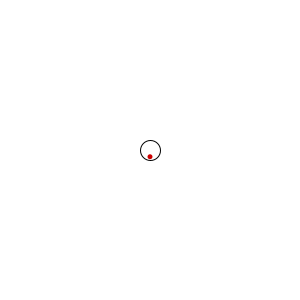
Frame 1 (no input)
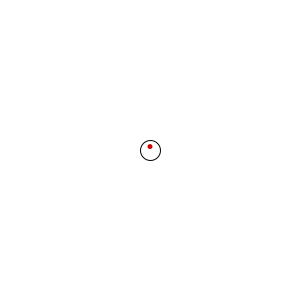
Frame 60 (the mouse pressed at the canvas centre just before this capture)
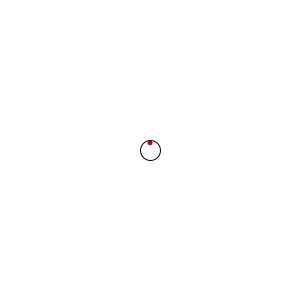
Frame 120 (the mouse held since frame 60 and released just before this capture)

The Processing sketch that drew these frames (run headless with seeded random() and noise(); from frame 60 on, the mouse is pressed at the canvas centre):

// Processing sketch: happy_ball
// ── happy_ball.pde
/**

Pelota Feliz
Herbert Spencer - 2008
Esta pelota sigue al círculo y cuando llega, se pone feliz
*/


float pelotaX, pelotaY; // las coordenadas de la pelota
float difX, difY; // la diferencia con el círculo
float ROCE = .025; // lo que le cuesta avanzar
boolean feliz = false; // no es feliz, por ahora

void setup(){
  size(300, 300);
  // supongamos que la pelota está en la mitad
  // nótese que puedo inicializar los valores del mouse también
  pelotaX = mouseX = width/2;
  pelotaY = mouseY = height/2;
  // frameRate(2);
  noCursor(); // sin cursor
  //smooth(); 
}

void draw(){
  
  background(255);

  // calcule la diferencia entre el mouse y la pelota en 2 dimensiones
  difX = mouseX - pelotaX;
  difY = mouseY - pelotaY;
  
  // defina la posición de la pelota añadiéndole roce
  // pelotaX = pelotaX + (difX * ROCE);
  pelotaX += difX * ROCE;
  pelotaY += difY * ROCE;
  
  // dibuje la pelota (función propia)
  pelota(pelotaX, pelotaY);
  
  // haga el círculo donde está el mouse (invisible)
  stroke(0);
  noFill();
  ellipse(mouseX, mouseY, 20, 20);
}

void pelota(float x, float y){
  
  noStroke(); //sin contorno
  
  // calcule la distancia lineal entre la pelota y el mouse
  float d = dist(pelotaX, pelotaY, mouseX, mouseY);

  // si esa distancia es menor que 1, la pelota es feliz 
  if(d < 1){
  feliz = true;
  }
  
  // y si es feliz, haga que se ponga roja y salte de felicidad
  if(feliz){
    float nuevaY = y + sin(millis()/30) * 8;
    fill(#CC0000);
    ellipse(x, nuevaY, 5 + d/5, 5 + d/5);
  }else{
    // si no es feliz, entonces que siga tratando de seguir a la pelota
  fill(0);
  ellipse(x, y, 5 + d/5, 5 + d/5);
  }
}

void mouseMoved(){
  feliz = false;
}
